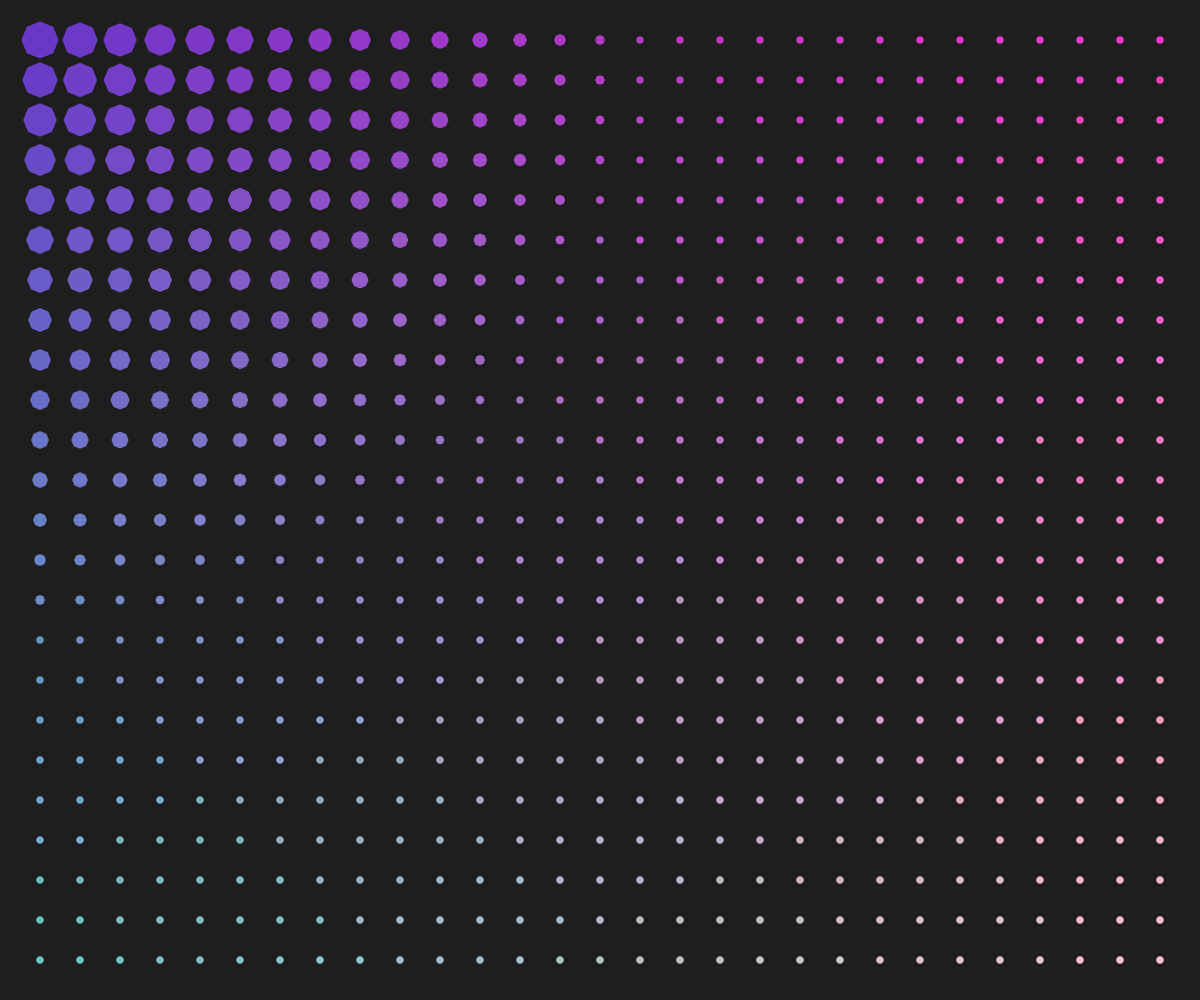
Frame 1 (no input)
Frame 60 (no input): identical to frame 1, image omitted
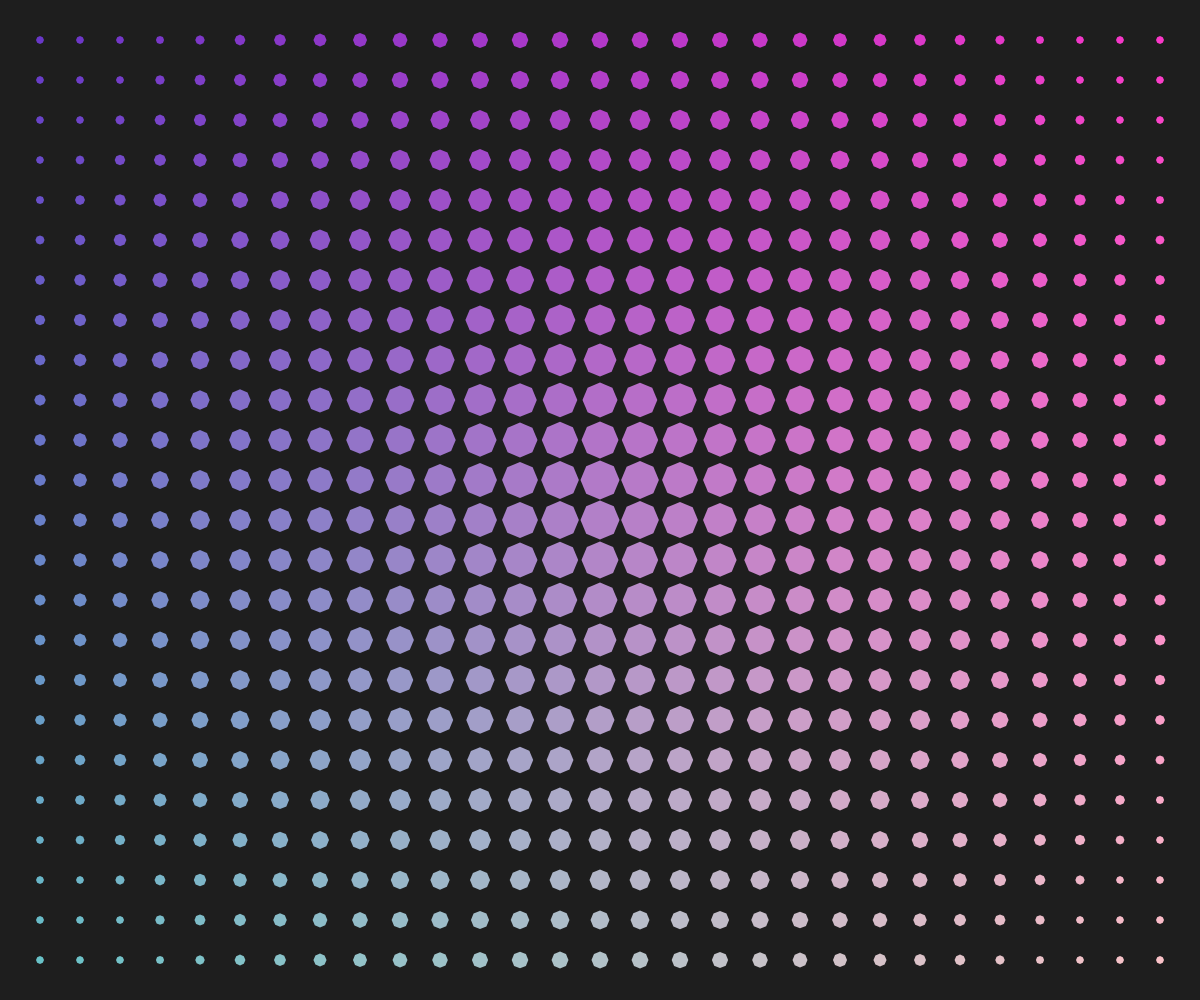
Frame 120 (the mouse pressed at the canvas centre since frame 60)

The p5.js sketch that drew these frames (run headless with seeded random() and noise() and a simulated clock; from frame 60 on, the mouse is pressed at the canvas centre):

// p5.js sketch
// ── sketch.js
function setup() {
  createCanvas(windowWidth, windowHeight);
  noStroke();
}

function draw() {
  background(30, 30, 30); // Fondo oscuro
  let spacing = 40; // Espaciado entre los elementos
  let maxSize = 20; // Tamaño máximo de los elementos

  for (let x = spacing; x < width; x += spacing) {
    for (let y = spacing; y < height; y += spacing) {
      // Distancia del mouse al centro del elemento
      let distance = dist(mouseX, mouseY, x, y);
      // Calcula el tamaño basado en la distancia
      let size = map(distance, 0, width / 2, maxSize, 5);
      size = constrain(size, 4, maxSize); // Limita el tamaño

      // Factor de transformación círculo-cuadrado
      let transform = map(distance, 0, width / 2, 1, 0);
      transform = constrain(transform, 0, 1); // Asegura valores entre 0 y 1

      // Color dinámico
      fill(map(x, 0, width, 100, 255), map(y, 0, height, 50, 200), 200);

      // Dibujo de elemento con transformación
      push(); // Guarda el estado de transformación
      translate(x, y); // Mueve el punto de referencia
      rectMode(CENTER); // Dibuja rectángulos desde el centro
      // Interpola entre círculo y cuadrado
      beginShape();
      for (let i = 0; i < 360; i += 45) {
        let angle = radians(i);
        let x =
          cos(angle) * size * (1 - transform) + cos(angle) * size * transform;
        let y =
          sin(angle) * size * (1 - transform) + sin(angle) * size * transform;
        vertex(x, y);
      }
      endShape(CLOSE);
      pop(); // Restaura el estado de transformación
    }
  }
}
